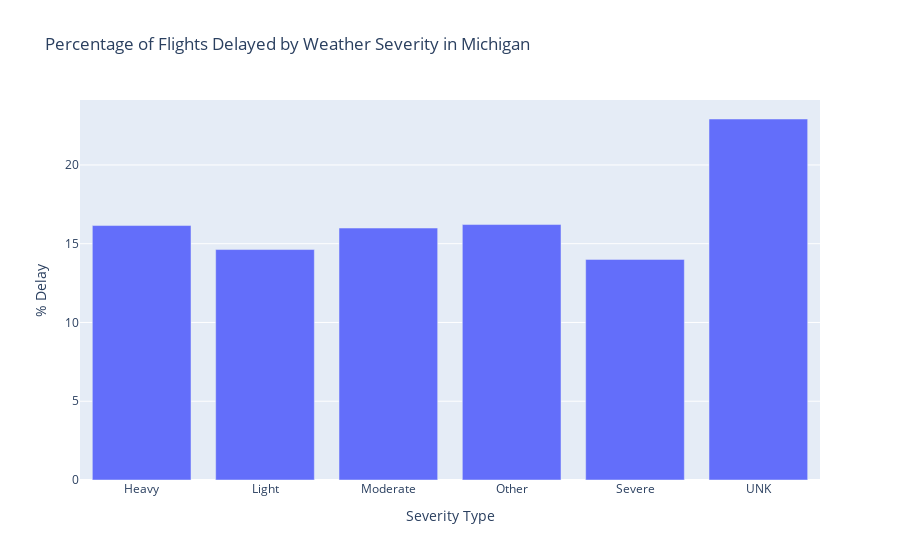

Notebook code for this chart:
### Markdown cell above
Chi-Square P-Values Bar Chart:

    Analysis: Visualizes the significance of different features in relation to flight delays.
    Visual Insight: The extremely low p-values for flight type, weather severity, and weekends highlight their importance, while the relatively higher but still significant p-value for special days indicates its relevance.

### Code cell
# Create Contingency Table
contingency_table_severity = pd.crosstab(michigan_data['Severity'], michigan_data['DEP_DEL15'], normalize='index')

# Calculate Percentages of Delays
contingency_table_severity_percentage = contingency_table_severity.mul(100).rename(columns={0: 'No Delay', 1: 'Delay'})

# Visualize Delay Percentages as a Bar Chart
fig = px.bar(
    contingency_table_severity_percentage,
    y='Delay',
    labels={'value': '% of Delays', 'Severity': 'Severity Type'},
    title='Percentage of Flights Delayed by Weather Severity in Michigan'
)
fig.update_layout(yaxis_title='% Delay', xaxis_title='Severity Type')
fig.show()

### Figure 1 — Plotly figure (JSON) as saved in the notebook; plotly's stock layout.template omitted (floating-point values rounded to 4 significant figures)
{"data": [{"alignmentgroup": "True", "hovertemplate": "Severity Type=%{x}<br>Delay=%{y}<extra></extra>", "legendgroup": "", "marker": {"color": "#636efa", "pattern": {"shape": ""}}, "name": "", "offsetgroup": "", "orientation": "v", "showlegend": false, "textposition": "auto", "type": "bar", "x": ["Heavy", "Light", "Moderate", "Other", "Severe", "UNK"], "xaxis": "x", "y": [16.15, 14.63, 15.99, 16.22, 14.0, 22.92], "yaxis": "y"}], "layout": {"barmode": "relative", "legend": {"tracegroupgap": 0}, "title": {"text": "Percentage of Flights Delayed by Weather Severity in Michigan"}, "xaxis": {"anchor": "y", "domain": [0, 1], "title": {"text": "Severity Type"}}, "yaxis": {"anchor": "x", "domain": [0, 1], "title": {"text": "% Delay"}}}}
